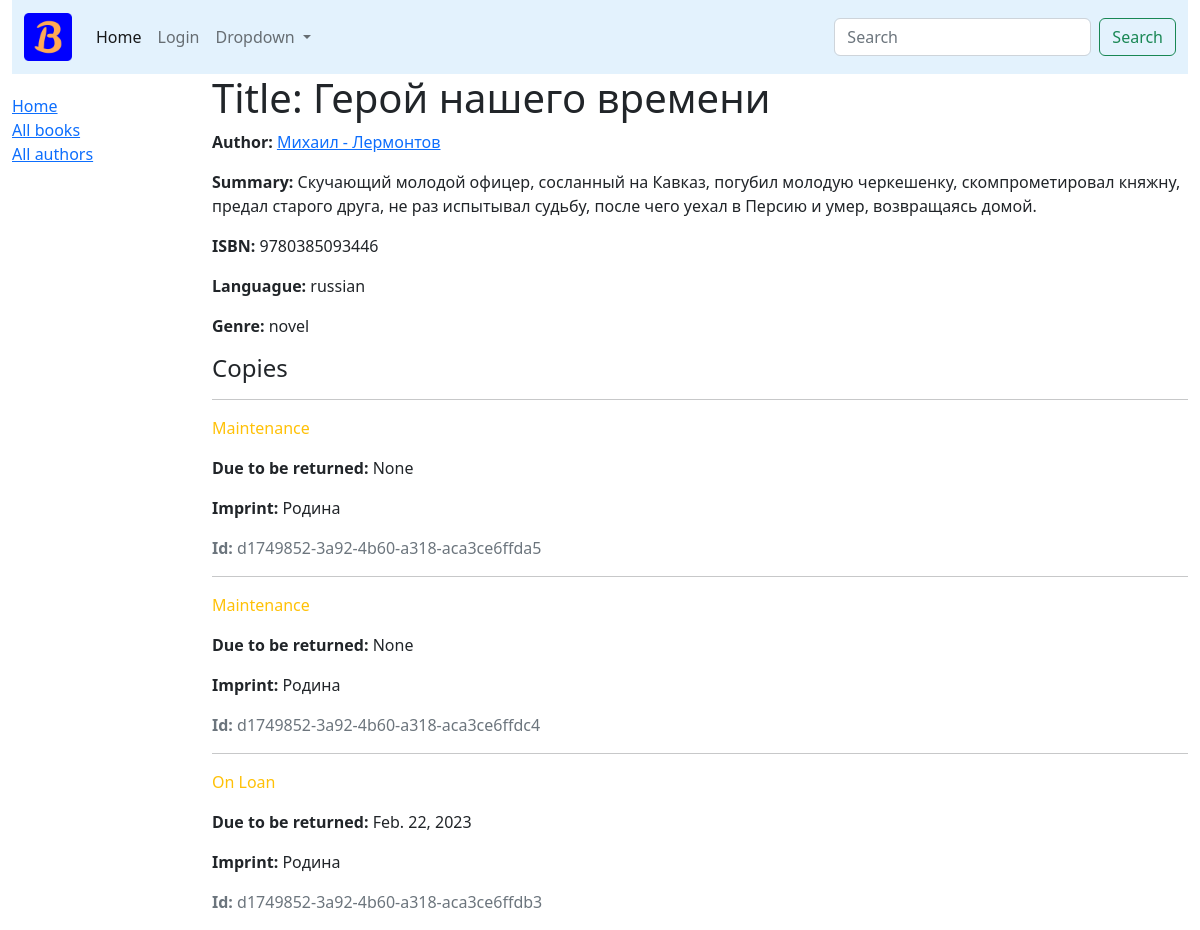
/book/6/, run on an earlier commit of the app's database.
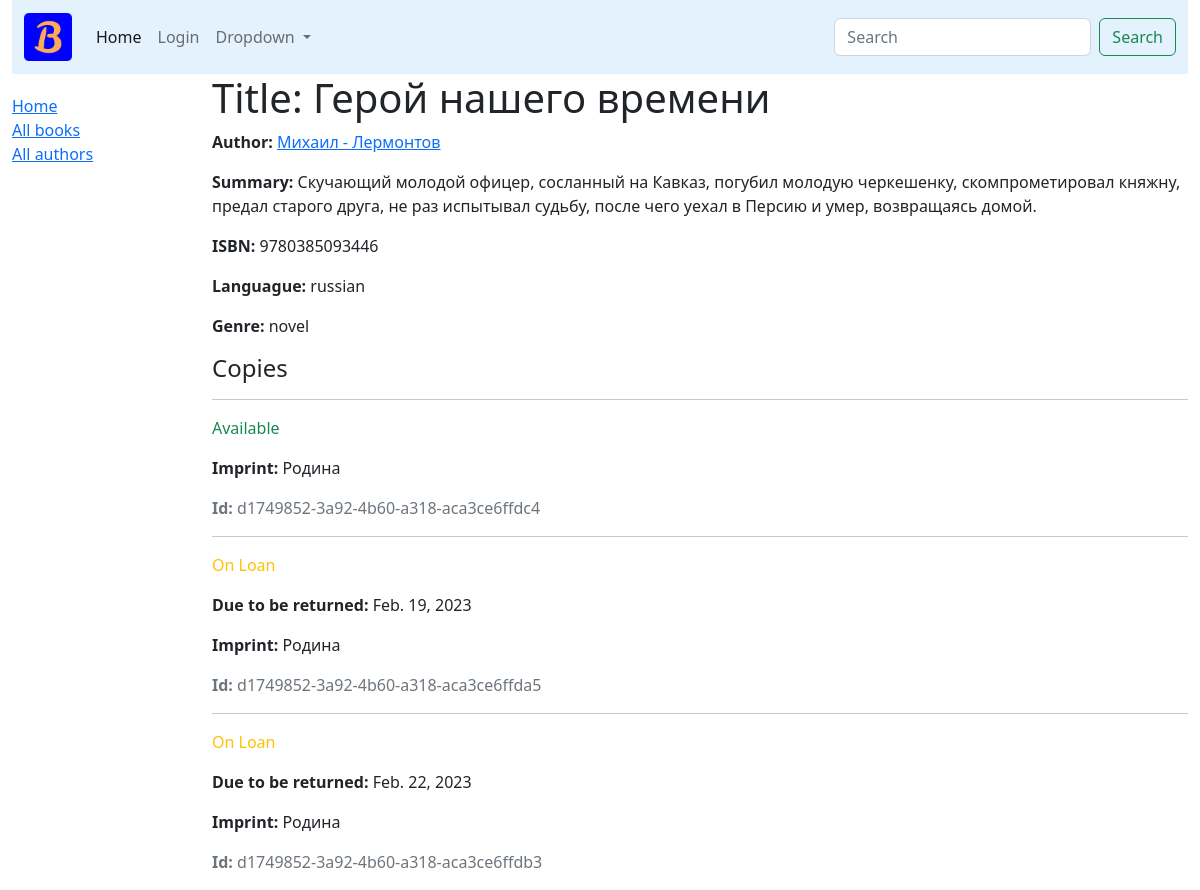
And on a later commit of the database.
### catalogue/models.py (models this page shows, shortened)
class Genre(models.Model):
    name = models.CharField(max_length=100, help_text='Enter a Genre')
    def __str__(self):
        return self.name

class BookInstance(models.Model):
    id = models.UUIDField(primary_key=True, default=uuid.uuid4(), help_text='unique ID')
    book = models.ForeignKey('Book', on_delete=models.SET_NULL, null=True, related_name='instance')
    imprint = models.CharField(max_length=50)
    due_back = models.DateField(null=True, blank=True)
    borrower = models.ForeignKey(User, on_delete=models.SET_NULL, null=True, blank=True)
    LOAN_STATUS = [
        ('m', 'Maintenance'),
        ('o', 'On Loan'),
        ('a', 'Available'),
        ('r', 'Reserved'),
    ]
    status = models.CharField(max_length=1, choices=LOAN_STATUS, blank=True, default='m', help_text='Book Status')
    class Meta:
        ordering = ['due_back']
        permissions = (('can mark_returned', 'set book as returned'),)

### catalogue/views.py (the view)
# urls.py: path('book/<int:pk>/', views.BookDetailView.as_view(), name='book-detail'),
class BookDetailView(DetailView):
    model = Book

### catalogue/models.py (called while the page is built)
    def __str__(self):
        return self.name

    def get_absolute_url(self):
        return reverse('catalogue:author-detail', kwargs={'pk': self.pk})

    def __str__(self):
        return f'{self.first_name} - {self.last_name}'

### templates/catalogue/book_detail.html (shortened to what this page needs)
{% extends '_base.html' %}
{% block content %}
<h1>Title: {{ book.title }}</h1>
<p><strong>Author: </strong><a href="{{ book.author.get_absolute_url }}">{{ book.author }}</a></p>
<p><strong>Summary: </strong>{{ book.summary }}</p>
<p><strong>ISBN: </strong>{{ book.isbn }}</p>
<p><strong>Languague: </strong>{{ book.language }}</p>
<p><strong>Genre: </strong>
    {% for genre in book.genre.all %}
    {{ genre }}
    {% endfor %}
</p>
<div class="mx-20 mt-20">
    <h4>Copies</h4>
    {% for copy in book.instance.all %}
    <hr>
    <p class="
        {% if copy.status == 'a' %}
            text-success
        {% elif copy.status == 'd' %}
            text-danger
        {% else %}
            text-warning
        {% endif %}">
        {{ copy.get_status_display }}</p>
        {% if copy.status != 'a' %}
            <p><strong>Due to be returned:</strong>
                {{copy.due_back}}
            </p>
        {% endif %}
        <p><strong>Imprint:</strong> {{copy.imprint}}</p>
        <p class="text-muted"><strong>Id:</strong> {{copy.id}}</p>
    {% endfor %}
</div>
{% endblock content %}

What changed in the data, as far as the page shows it:
changed BookInstance "d1749852-3a92-4b60-a318-aca3ce6ffdc4": status "Maintenance" → "Available"; due_back "None" → (not shown); moves up the list
changed BookInstance "d1749852-3a92-4b60-a318-aca3ce6ffda5": status "Maintenance" → "On Loan"; due_back "None" → "Feb. 19, 2023"
